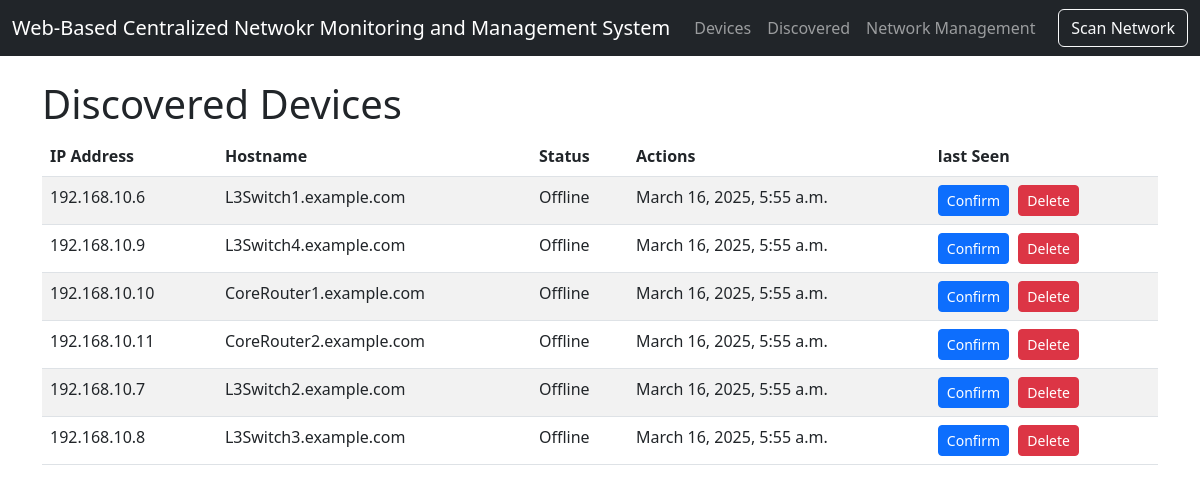
The app's page /dashboardapp/discovered/, older data.
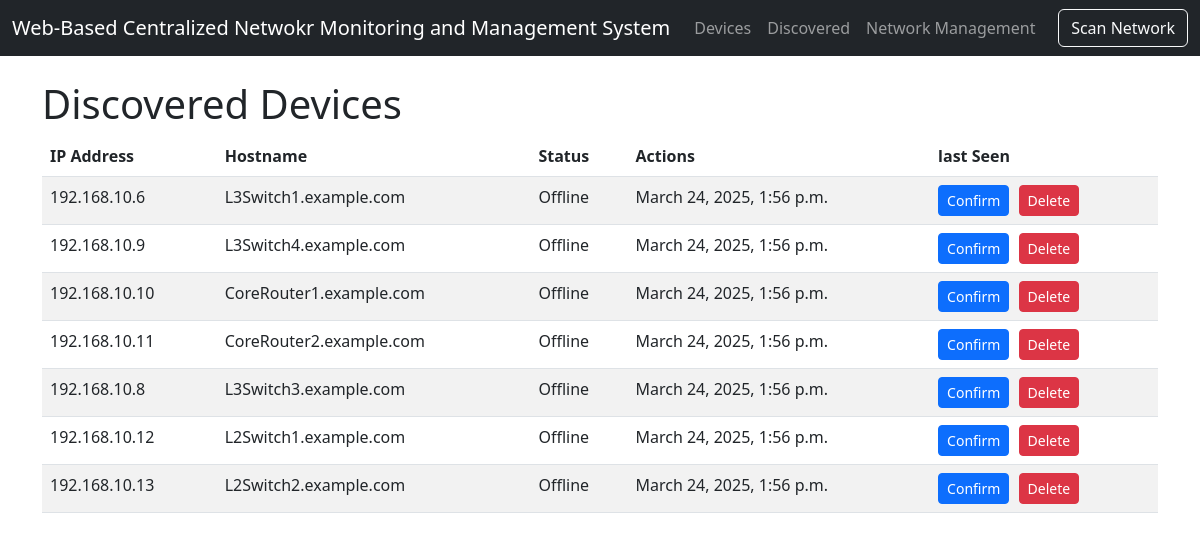
The same page, newer data.
### dashboardapp/models.py (models this page shows, shortened)
class DiscoveredDevice(models.Model):
    ip_address = models.GenericIPAddressField(protocol='IPv4', unique=True)
    hostname = models.CharField(max_length=100, blank=True)
    vendor = models.CharField(max_length=100, blank=True)
    community = models.CharField(max_length=50, default='public', blank=True)
    discovered_on = models.DateTimeField(auto_now_add=True)
    confirmed = models.BooleanField(default=False)
    status = models.CharField(max_length=50, default='Unknown')
    last_seen = models.DateTimeField(null=True, blank=True)

### dashboardapp/views.py (the view)
# urls.py: path('discovered/', discovered_list, name='discovered_list'),
def discovered_list(request):
    discovered = DiscoveredDevice.objects.filter(confirmed=False)
    return render(request, "dashboardapp/discovered_list.html", {"discovered": discovered})

### templates/dashboardapp/discovered_list.html (shortened to what this page needs)
{% extends '../base.html' %}
{% load static %}
{% block content %}
<h1>Discovered Devices</h1>
{% if discovered %}
  <table class="table table-striped">
    <thead>
      <tr>
        <th>IP Address</th>
        <th>Hostname</th>
        <th>Status</th>
        <th>Actions</th>
        <th>last Seen</th>
      </tr>
    </thead>
    <tbody>
      {% for dev in discovered %}
      <tr>
        <td>{{ dev.ip_address }}</td>
        <td>{{ dev.hostname }}</td>
        <td>{{ dev.status }}</td>
        <td>{{ dev.last_seen}}</td>
        <td>
          {% if not dev.confirmed %}
            <form action="{% url 'confirm_discovered_device' dev.pk %}" method="post" style="display:inline;">
              <button type="submit" class="btn btn-sm btn-primary">Confirm</button>
            </form>
          {% endif %}
          {% if not dev.confirmed %}
            <form action="{% url 'delete_discovered_device' dev.pk %}" method="post" style="display:inline; margin-left:5px;">
              <button type="submit" class="btn btn-sm btn-danger">Delete</button>
            </form>
          {% endif %}
        </td>
      </tr>
      {% endfor %}
    </tbody>
  </table>
{% else %}
  <p>No newly discovered devices.</p>
{% endif %}
{% endblock %} if request.method == 'POST':

Row changes from the older to the newer data that the page shows:
no longer on this page (row edited): DiscoveredDevice: ip_address "192.168.10.7", hostname "L3Switch2.example.com", status "Offline", last_seen "March 16, 2025, 5:55 a.m.", confirmed "Confirm"
changed DiscoveredDevice "L3Switch1.example.com": last_seen "March 16, 2025, 5:55 a.m." → "March 24, 2025, 1:56 p.m."
changed DiscoveredDevice "L3Switch4.example.com": last_seen "March 16, 2025, 5:55 a.m." → "March 24, 2025, 1:56 p.m."
changed DiscoveredDevice "CoreRouter1.example.com": last_seen "March 16, 2025, 5:55 a.m." → "March 24, 2025, 1:56 p.m."
changed DiscoveredDevice "CoreRouter2.example.com": last_seen "March 16, 2025, 5:55 a.m." → "March 24, 2025, 1:56 p.m."
changed DiscoveredDevice "L3Switch3.example.com": last_seen "March 16, 2025, 5:55 a.m." → "March 24, 2025, 1:56 p.m."
added DiscoveredDevice: ip_address "192.168.10.12", hostname "L2Switch1.example.com", status "Offline", last_seen "March 24, 2025, 1:56 p.m.", confirmed "Confirm"
added DiscoveredDevice: ip_address "192.168.10.13", hostname "L2Switch2.example.com", status "Offline", last_seen "March 24, 2025, 1:56 p.m.", confirmed "Confirm"
